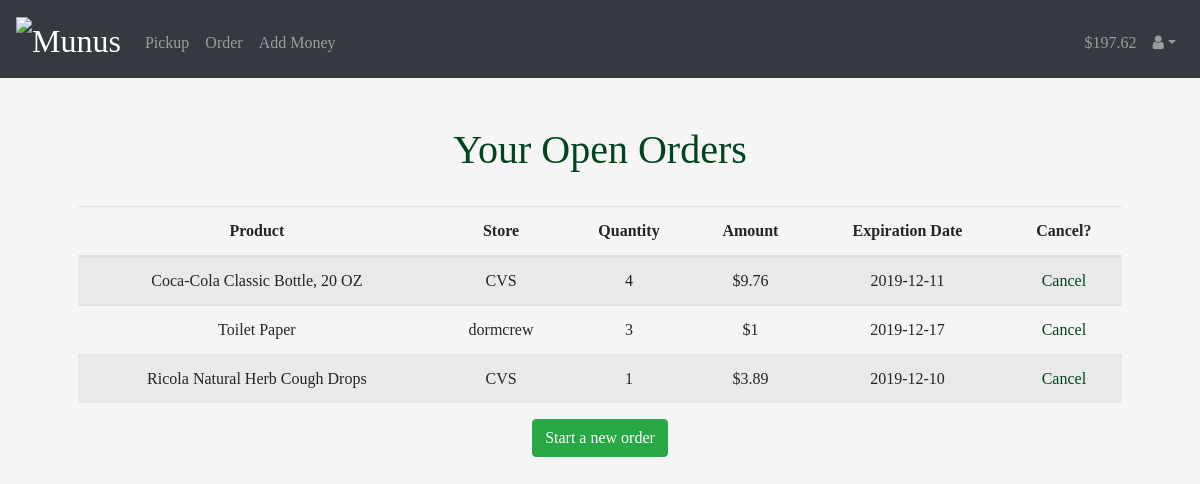
/userorders (signed in), run on the app's committed database.
### tables this page shows
CREATE TABLE orders(user_id INTEGER, product_id INTEGER, wtp INTEGER, expir TIME, id INTEGER PRIMARY KEY, quantity INTEGER NOT NULL DEFAULT 1);

CREATE TABLE products(store varchar(255), name varchar(255), price int, id INTEGER, UNIQUE (name));

### app.py (the view, shortened to what this page needs)
@app.route("/userorders")
@login_required
def userorders():
    statement = "SELECT orders.id, name, store, wtp, price, expir, quantity FROM orders JOIN products ON product_id=products.id WHERE user_id='{0}'".format(session["user_id"])
    rows = db.execute(statement).fetchall()
    return render_template("userorders.html", rows=rows, balance=session["balance"])

### app.py (called while the page is built)
@app.after_request
def after_request(response):
    response.headers["Cache-Control"] = "no-cache, no-store, must-revalidate"
    response.headers["Expires"] = 0
    response.headers["Pragma"] = "no-cache"
    return response

### helpers.py (called while the page is built)
def login_required(f):
    @wraps(f)
    def decorated_function(*args, **kwargs):
        if session.get("user_id") is None:
            return redirect("/login")
        return f(*args, **kwargs)
    return decorated_function

### templates/userorders.html (shortened to what this page needs)
{% extends "layout.html" %}
{% block main %}
  <h1>Your Open Orders</h1><br>
  {% if rows|length > 0 %}
      <table class="table table-striped">
          <thead>
              <tr>
                  <th>Product</th>
                  <th>Store</th>
                  <th>Quantity</th>
                  <th>Amount</th>
                  <th>Expiration Date</th>
                  <th>Cancel?</th>
              </tr>
          </thead>
          <tbody>
              {% for row in rows %}
                  <tr>
                      <td>{{row[1]}}</td>
                      <td>{{row[2]}}</td>
                      <td>{{row[6]}}</td>
                      <td>${{row[3] + row[6] * row[4]}}</td>
                      <td>{{row[5]}}</td>
                      <td><a href="/userorders?cancelId={{row[0]}}">Cancel</a></td>
                  </tr>
              {% endfor %}
          </tbody>
      </table>
  {% else %}
      <h4>You have no current orders</h4>
  {% endif %}
  <a href="/catalogue"><button class="btn btn-success">Start a new order</button>
{% endblock %}

### static/styles.css (style rules this page uses)
body { background-color: whitesmoke; font-family: "Georgia", Times, serif; }
h1 { color: #014520; }
a { color: #014520; }
button { background-color: #014520; }

### data on the page
orders: name "Coca-Cola Classic Bottle, 20 OZ", store "CVS", quantity "4", row[3]+row[6]*row[4] "9.76", expir "2019-12-11"
orders: row "Toilet Paper", row "dormcrew", quantity "3", row[3]+row[6]*row[4] "1", expir "2019-12-17"
orders: name "Ricola Natural Herb Cough Drops", store "CVS", quantity "1", row[3]+row[6]*row[4] "3.89", expir "2019-12-10"

### other printed values
{{ balance }} "$197.62"
